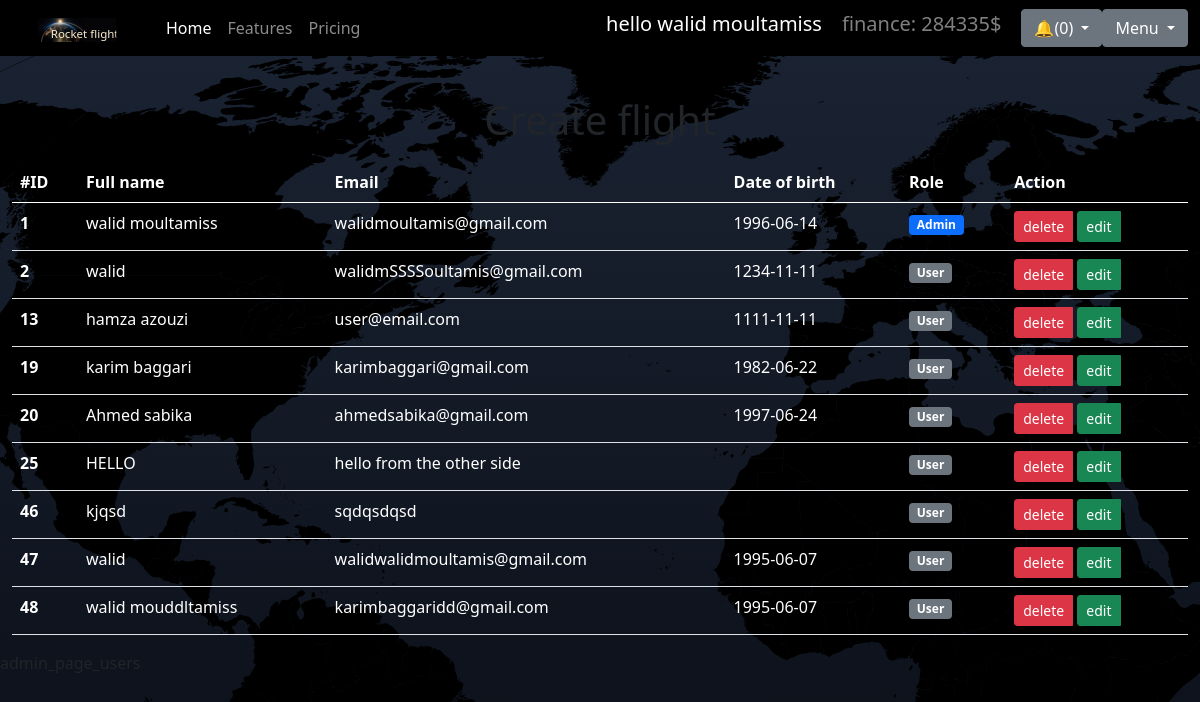
Screenshot of /admin_page_users (signed in) with the database file from the repository.
### tables this page shows
CREATE TABLE `users` (
  `id` int(11) NOT NULL,
  `full_name` text NOT NULL,
  `email` text NOT NULL,
  `userpassword` text NOT NULL,
  `passport` text NOT NULL,
  `dateofbirth` text NOT NULL,
  `role` text NOT NULL DEFAULT '0',
  `archived` int(11) NOT NULL DEFAULT 0
);

### controllers/homeController.php (called while the page is built, shortened)
<?php
class homeController{
    public function index($page){
        include('views/'.$page.'.php');
    }
}
class NotifMSG{
    static public function getMyNotufication(){
        $qry = "SELECT * from notifications where cleared=?";
        $statement = DB::connect()->prepare($qry);
        $statement->execute(['0']);
        return $statement->fetchAll();
    }
}
?>

### database/db.php (called while the page is built)
<?php
class DB{
    static public function connect(){
        $db = new PDO("mysql:host=localhost;dbname=rocket_flights","root","");
        $db->exec("set names utf8");
        $db->setAttribute(PDO::ATTR_ERRMODE,PDO::ERRMODE_WARNING);
        return $db;
    }
}
?>

### models/user.php (called while the page is built, shortened)
<?php
    class User {
        static public function getAll(){
            $statement = DB::connect()->prepare('SELECT * FROM users');
            $statement->execute();
            return $statement->fetchAll();
        }
    }
?>

### controllers/userController.php (called while the page is built, shortened)
<?php
    class UsersController{
        public function getAllUsers(){
            $users = User::getAll();
            return $users;
            }
    }

### autoload.php (called while the page is built, shortened)
<?php
function autoload($class_name){
    $array_paths = array(
        'database/',
        'app/classes/',
        'models/',
        'controllers/'
    );
    $parts = explode('\\',$class_name);
    $name = array_pop($parts);
    foreach($array_paths as $path){
        $file = sprintf($path.'%s.php',$name);
    }
}
?>

### views/admin_page_users.php (the view, shortened to what this page needs)
<?php
    $data = new UsersController();
    $users = $data->getAllUsers();
?>
<?php
    require_once './views/includes/navbar_admin.php';
?>
<link rel="stylesheet" href="./css/admin_page.css">
</head>
<body>
    <section class="Dashboard_user">
        <div class="container-xxl">
            <h1>Create flight</h1>
            <table class="table" style="color: white !important;">
                <thead>
                    <tr>
                        <th scope="col">#ID</th>
                        <th scope="col">Full name</th>
                        <th scope="col">Email</th>
                        <th scope="col">Date of birth</th>
                        <th scope="col">Role</th>
                        <th scope="col">Action</th>
                    </tr>
                </thead>
                <tbody>
                    <?php foreach($users as $user):?>
                    <tr>
                        <th scope="row">
                            <?php echo $user['id']?>
                        </th>
                        <td>
                            <?php echo $user['full_name']?>
                        </td>
                        <td>
                            <?php echo $user['email']?>
                        </td>
                        <td>
                            <?php echo $user['dateofbirth']?>
                        </td>
                        <td>
                            <?php echo $user['role']
                            ?
                            '<span class="badge bg-primary">Admin</span>'
                            :
                            '<span class="badge bg-secondary">User</span>';
                            ;?>
                        </td>
                        <td>
                        <form method="post" action="delete_User" class="btn-group" role="group" aria-label="Basic mixed styles example">
                                <button type="submit-delete" id="<?php echo $user['id']?>"class="btn btn-danger btn-sm">delete</button>
                        </form>
                        <form method="post" class="btn-group" role="group" aria-label="Basic mixed styles example">
                                <button type="submit-edit" id="<?php echo $user['id']?>"class="btn btn-success btn-sm">edit</button>
                        </form>
                        </td>
                    </tr>
                    <?php endforeach;?>
                </tbody>
            </table>
        </div>
    </section>
</body>

### views/includes/navbar_admin.php (shortened to what this page needs)
<?php
$money = new FlightsController();
$moneyGET = $money->lacaisse();
$notification = NotifMSG::getMyNotufication();
?>
<nav class="navbar navbar-expand-lg navbar-dark bg-dark">
        <div class="container-fluid">
            <a class="navbar-brand" href="<?php echo BASE_URL;?>">
                <img src="./views/images/logo.svg" alt="" width="130" height="24">
            </a>
            <div class="collapse navbar-collapse" id="navbarNav">
                <ul class="navbar-nav">
                    <li class="nav-item">
                        <a class="nav-link active" aria-current="page" href="#">Home</a>
                    </li>
                    <li class="nav-item">
                        <a class="nav-link" href="#">Features</a>
                    </li>
                    <li class="nav-item">
                        <a class="nav-link" href="#">Pricing</a>
                    </li>
                </ul>
            </div>
<div>
    <h5 style="color:white;margin-top3px; margin-right:20px">hello <?php echo $_SESSION['user']->full_name?></h5>
</div>
<div>
<h5  style="color:grey;margin-top3px; margin-right:20px">finance: <?php print_r($moneyGET['count'])?>$</h5>
</div>
            <div class="btn-group">
                <button type="button" class="btn btn-secondary dropdown-toggle" data-bs-toggle="dropdown"
                    aria-expanded="false">
                    🔔(<?php echo count($notification)?>)
                </button>
            </div>
            <div class="btn-group">
                <button type="button" class="btn btn-secondary dropdown-toggle" data-bs-toggle="dropdown"
                    aria-expanded="false">
                    Menu
                </button>
            </div>
        </div>
    </nav>

### css/admin_page.css (style rules this page uses)
* { margin:0px;padding:0px;box-sizing:border-box }
body { background-color:black !important;transition:2s;background-image:url(../views/images/dark_bg.svg) }
body .bg-dark { background-color:#000 !important }
body { scrollbar-face-color:rgba(255,255,255,0.227);scrollbar-track-color:rgba(0,0,0,0.786) }
body nav { position:fixed !important;top:0px !important;width:100%;z-index:10 }
body .Dashboard_user { margin-top:72px }
body .Dashboard_user .container-xxl { width:100%;display:flex;justify-content:space-around;flex-wrap:wrap;gap:10px }

### rows the page displays
users: full_name "walid moultamiss", id "1", email "walidmoultamis@gmail.com", dateofbirth "1996-06-14", role "Admin"
users: id "2", full_name "walid", email "walidmSSSSoultamis@gmail.com", dateofbirth "1234-11-11", role "User"
users: id "13", full_name "hamza azouzi", email "user@email.com", dateofbirth "1111-11-11", role "User"
users: id "19", full_name "karim baggari", email "karimbaggari@gmail.com", dateofbirth "1982-06-22", role "User"
users: id "20", full_name "Ahmed sabika", email "ahmedsabika@gmail.com", dateofbirth "1997-06-24", role "User"
users: id "25", full_name "HELLO", email "hello from the other side", role "User"
users: id "46", full_name "kjqsd", email "sqdqsdqsd", role "User"
users: id "47", full_name "walid", email "walidwalidmoultamis@gmail.com", dateofbirth "1995-06-07", role "User"
users: id "48", full_name "walid mouddltamiss", email "karimbaggaridd@gmail.com", dateofbirth "1995-06-07", role "User"

### other values shown
count($notification) "0"
